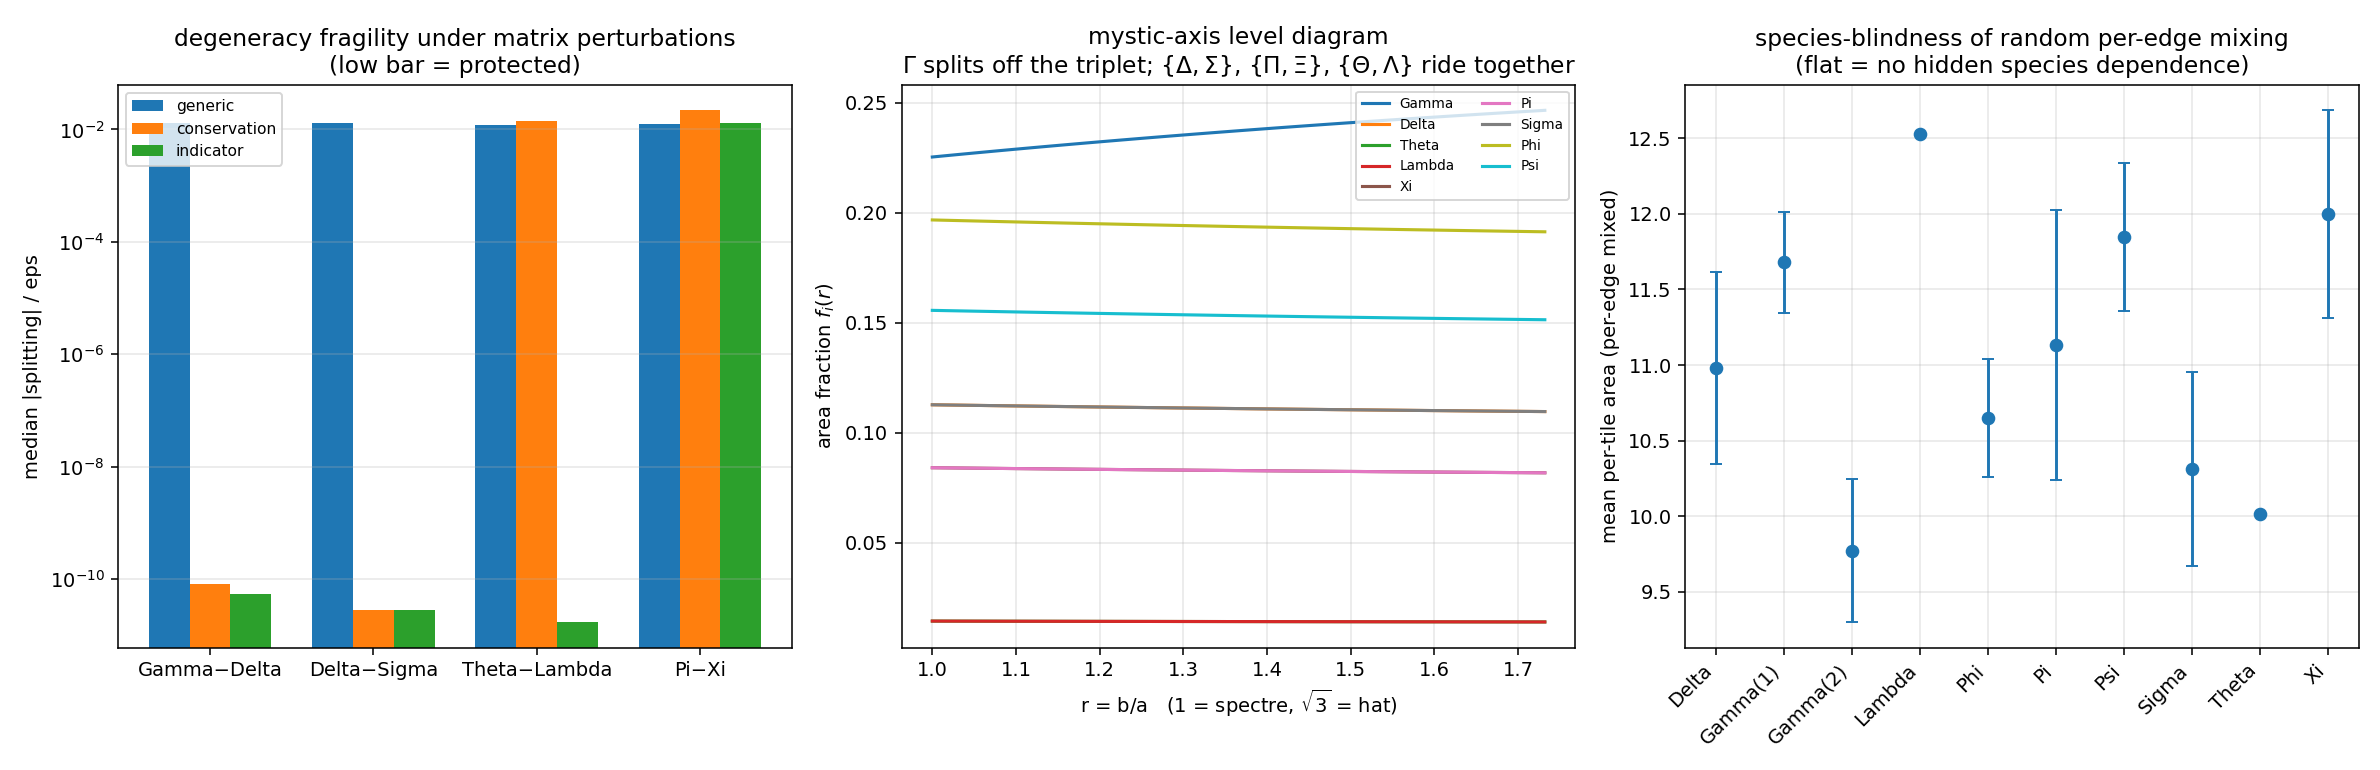

Recreate this plot in Python.
#!/usr/bin/env python3
"""
multiplets.py -- the spectre's multiplet structure and which degeneracies survive deformation.

Established exactly (sympy, Q(sqrt15); g = 4 - sqrt15 = 1/lambda^2):

    level         species        exact value          provenance
    0.221767      {Phi}          -54+14*sqrt15 = 2g(1-g)
    0.175416      {Psi}           97-25*sqrt15
    0.127017      {Gamma,Delta,Sigma}   g          CONSERVATION LAW:
                                                    rows are all-ones --
                                                    every supertile holds
                                                    exactly one of each
    0.094750      {Pi,Xi}        -58+15*sqrt15    ACCIDENTAL: automorphism
                                                    group of M is trivial;
                                                    equality holds iff
                                                    v_Phi = 2(v_Gamma-v_Theta)
    0.016133      {Theta,Lambda}  g^2 = 1/lambda^4  COROLLARY of the triplet:
                                                    row Theta = e_Gamma,
                                                    row Lambda = e_Sigma

Three deformation programmes, in decreasing generality:

A. MATRIX PERTURBATIONS  M -> M + eps*B, ensembles of B:
     generic          : B random nonnegative
     conservation-safe: B has zero rows on Gamma/Delta/Sigma (supertile
                        content of the triplet species untouched)
     indicator-safe   : conservation-safe AND B zero on the Theta/Lambda rows
   For each of the degeneracy relations (Gamma-Delta, Delta-Sigma,
   Theta-Lambda, Pi-Xi) we report the first-order splitting susceptibility
   |d(v_i - v_j)/d eps| distribution over the ensemble.

B. GEOMETRIC (MYSTIC-AXIS) DEFORMATION  r = b/a in [1, sqrt3]
   (spectre -> hat).  All nine species share the same Tile(a,b) polygon,
   EXCEPT Gamma = Gamma1 + Gamma2 with the Mystic Gamma2 = Tile(b,a), and
   area(a,b) != area(b,a).  The physical "mass-like" observable is the
   area fraction f_i(r) = v_i * A_i(r) / sum.  We sweep r and draw the
   level diagram: which levels move together, which split.

C. EMPIRICAL PER-EDGE MIXING: per-species mean tile area and closure
   defect from the per_edge mixed tiling (mixed_tiling.py records) --
   the randomness is species-blind, so this tests that no HIDDEN species
   dependence sneaks in through the substitution geometry.
"""
import os, sys
import numpy as np
import matplotlib
matplotlib.use('Agg')
import matplotlib.pyplot as plt
import spectre as S
import importlib.util
import chirality_e8 as CE

OUT = os.environ.get('EINSTEIN3D_OUT', '/tmp')
RNG = np.random.default_rng(17)
NAMES = S.TILE_NAMES
I = {n: k for k, n in enumerate(NAMES)}
M0 = CE.substitution_matrix()
SQ15 = np.sqrt(15.0)
G = 4 - SQ15

PAIRS = [('Gamma', 'Delta'), ('Delta', 'Sigma'),
         ('Theta', 'Lambda'), ('Pi', 'Xi')]


def perron_vec(M):
    evals, evecs = np.linalg.eig(M)
    i = int(np.argmax(evals.real))
    v = np.abs(evecs[:, i].real)
    return v / v.sum()


# ===========================================================================
# A) perturbation susceptibilities
# ===========================================================================
def susceptibility(B, eps=1e-6):
    v1 = perron_vec(M0 + eps * B)
    return {f'{a}-{b}': (v1[I[a]] - v1[I[b]]) / eps for a, b in PAIRS}


def ensemble(kind, n=400):
    out = {f'{a}-{b}': [] for a, b in PAIRS}
    for _ in range(n):
        B = RNG.random((9, 9))
        if kind in ('conservation', 'indicator'):
            for lab in ('Gamma', 'Delta', 'Sigma'):
                B[I[lab], :] = 0.0
        if kind == 'indicator':
            for lab in ('Theta', 'Lambda'):
                B[I[lab], :] = 0.0
        s = susceptibility(B)
        for k in out:
            out[k].append(abs(s[k]))
    return {k: np.array(vs) for k, vs in out.items()}


# ===========================================================================
# B) mystic-axis (geometric) level diagram
# ===========================================================================
def tile_area(a, b):
    pts = S.get_spectre_points(a, b)
    x, y = pts[:, 0], pts[:, 1]
    return abs(0.5 * np.sum(x * np.roll(y, -1) - np.roll(x, -1) * y))


def mystic_sweep(nr=60):
    v = perron_vec(M0)
    rs = np.linspace(1.0, np.sqrt(3.0), nr)
    fr = np.zeros((nr, 9))
    for k, r in enumerate(rs):
        A = np.full(9, tile_area(1.0, r))
        A[I['Gamma']] = tile_area(1.0, r) + tile_area(r, 1.0)   # + Mystic
        w = v * A
        fr[k] = w / w.sum()
    return rs, fr


# ===========================================================================
# C) empirical per-edge census
# ===========================================================================
def per_edge_census():
    import mixed_tiling as MT
    records = MT.build_mixed_tiling('per_edge', n_iterations=2)
    from collections import defaultdict
    areas = defaultdict(list); defects = defaultdict(list)
    for rec in records:
        lab = rec['label']
        if lab in ('Gamma1', 'Gamma2'):
            lab = 'Gamma(' + lab[-1] + ')'
        areas[lab].append(rec['area'])
        defects[lab].append(rec['closure_defect'])
    return areas, defects


# ===========================================================================
def main():
    v = perron_vec(M0)
    print('exact levels (numeric check):')
    for lev, members in [(2 * G * (1 - G), ['Phi']),
                         (97 - 25 * SQ15, ['Psi']),
                         (G, ['Gamma', 'Delta', 'Sigma']),
                         (-58 + 15 * SQ15, ['Pi', 'Xi']),
                         (G * G, ['Theta', 'Lambda'])]:
        got = [v[I[m]] for m in members]
        print(f'  {lev:.9f}  {members}  max dev {max(abs(x-lev) for x in got):.2e}')

    print('\nA) splitting susceptibilities |d(v_i - v_j)/d eps|  '
          '(median [90th pct] over 400 random B)')
    table = {}
    for kind in ('generic', 'conservation', 'indicator'):
        sus = ensemble(kind)
        table[kind] = sus
        row = '  '.join(f"{k}: {np.median(s):.2e} [{np.percentile(s,90):.2e}]"
                        for k, s in sus.items())
        print(f'  {kind:13s} {row}')

    print('\n  reading: triplet relations vanish once the conservation rows')
    print('  are protected; Theta-Lambda additionally needs its indicator')
    print('  rows intact (conservation alone is NOT enough); Pi-Xi keeps an')
    print('  O(1) susceptibility in EVERY ensemble -> the accidental doublet')
    print('  is the fragile one, first to split under any combinatorial')
    print('  deformation -- yet it survives the geometric mystic axis,')
    print('  where only Gamma moves.')

    print('\nB) mystic-axis sweep r = b/a in [1, sqrt3]')
    rs, fr = mystic_sweep()
    for r_idx, tag in [(0, 'r=1 (spectre)'), (-1, 'r=sqrt3 (hat)')]:
        print(f'  {tag}:')
        order = np.argsort(fr[r_idx])[::-1]
        for i in order:
            print(f'    {NAMES[i]:7s} {fr[r_idx, i]:.6f}')
    # which pairs split along the sweep?
    for a, b in PAIRS:
        d = np.abs(fr[:, I[a]] - fr[:, I[b]]).max()
        print(f'  max |f_{a} - f_{b}| over sweep: {d:.6f}')

    print('\nC) empirical per-edge census (iteration 2, random per-edge mix)')
    areas, defects = per_edge_census()
    for lab in sorted(areas):
        a = np.array(areas[lab]); d = np.array(defects[lab])
        print(f'  {lab:9s} n={len(a):3d}  area {a.mean():7.3f}+-{a.std():5.3f}'
              f'  defect {d.mean():.3f}+-{d.std():.3f}')

    # ---- figure -----------------------------------------------------------
    fig, axes = plt.subplots(1, 3, figsize=(17, 5.5))

    ax = axes[0]
    kinds = ('generic', 'conservation', 'indicator')
    x = np.arange(len(PAIRS))
    width = 0.25
    for kidx, kind in enumerate(kinds):
        med = [np.median(table[kind][f'{a}-{b}']) for a, b in PAIRS]
        ax.bar(x + (kidx - 1) * width, med, width, label=kind)
    ax.set_yscale('log')
    ax.set_xticks(x)
    ax.set_xticklabels([f'{a}\u2212{b}' for a, b in PAIRS])
    ax.set_ylabel('median |splitting| / eps')
    ax.set_title('degeneracy fragility under matrix perturbations\n'
                 '(low bar = protected)')
    ax.legend(fontsize=8); ax.grid(alpha=0.3, axis='y')

    ax = axes[1]
    colors = plt.cm.tab10(np.linspace(0, 1, 9))
    for i in range(9):
        ax.plot(rs, fr[:, i], color=colors[i], lw=1.6, label=NAMES[i])
    ax.set_xlabel('r = b/a   (1 = spectre, $\\sqrt{3}$ = hat)')
    ax.set_ylabel('area fraction $f_i(r)$')
    ax.set_title('mystic-axis level diagram\n'
                 '$\\Gamma$ splits off the triplet; $\\{\\Delta,\\Sigma\\}$, '
                 '$\\{\\Pi,\\Xi\\}$, $\\{\\Theta,\\Lambda\\}$ ride together')
    ax.legend(fontsize=7, ncol=2); ax.grid(alpha=0.3)

    ax = axes[2]
    labs = sorted(areas)
    means = [np.mean(areas[l]) for l in labs]
    errs = [np.std(areas[l]) / np.sqrt(len(areas[l])) for l in labs]
    ax.errorbar(range(len(labs)), means, yerr=errs, fmt='o', capsize=3)
    ax.set_xticks(range(len(labs)))
    ax.set_xticklabels(labs, rotation=45, ha='right')
    ax.set_ylabel('mean per-tile area (per-edge mixed)')
    ax.set_title('species-blindness of random per-edge mixing\n'
                 '(flat = no hidden species dependence)')
    ax.grid(alpha=0.3)

    fig.tight_layout()
    png = os.path.join(OUT, 'multiplets.png')
    fig.savefig(png, dpi=140)
    print('\nwrote', png)


if __name__ == '__main__':
    main()
